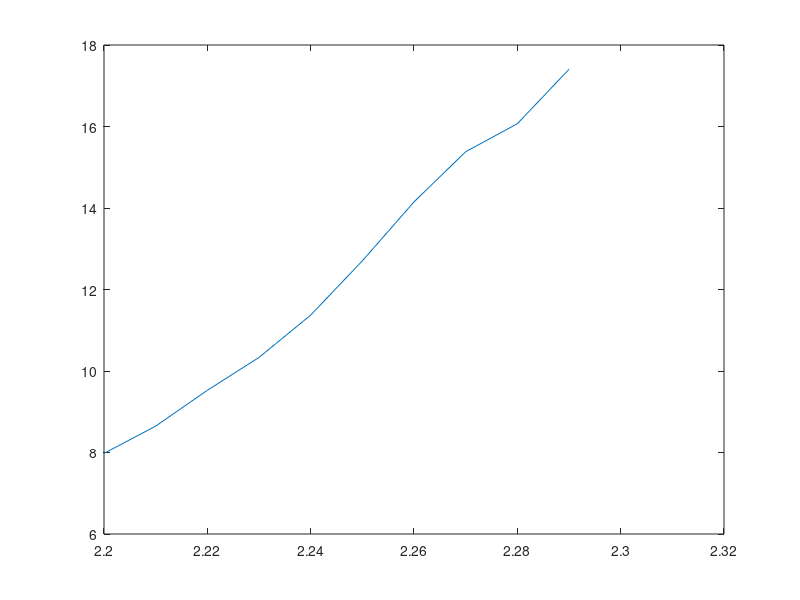

Reproduce this figure in MATLAB.
e_var = [7.35676, 7.55931, 7.95055, 8.12845, 8.4292, 8.69666, 9.06711, 9.23317, 9.32717, 9.52446, ];
m_var = [7.97811, 8.64725, 9.52586, 10.3329, 11.3709, 12.7036, 14.1492, 15.3807, 16.0679, 17.4041, ];
mean_mag = [0.785023, 0.787981, 0.776001, 0.745086, 0.749104, 0.729277, 0.706021, 0.694557, 0.676068, 0.659974, ];
temperatures = [2.2, 2.21, 2.22, 2.23, 2.24, 2.25, 2.26, 2.27, 2.28, 2.29, ];
test = e_var./temperatures;
plot(temperatures,m_var)
